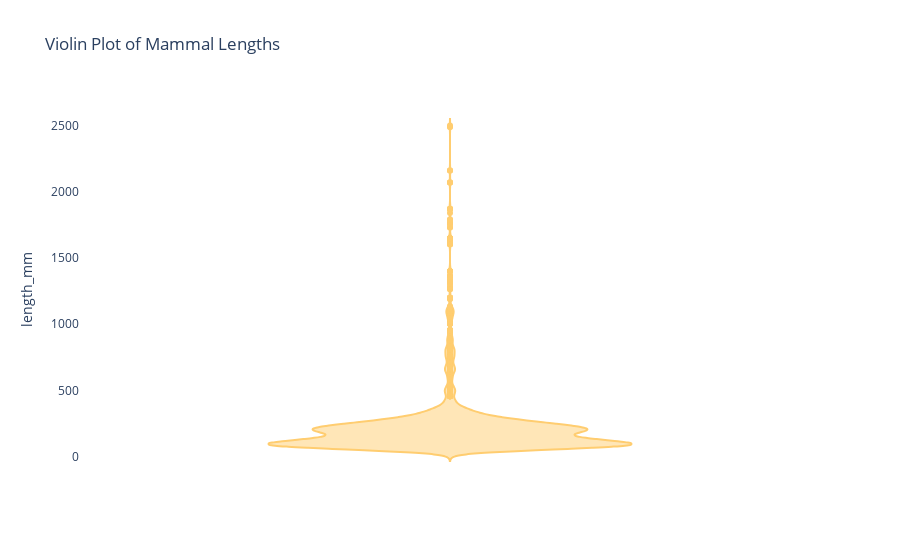

The cell this chart's notebook holds for it:
### Code cell
fig = px.violin(df, y="length_mm", hover_data=["title"], title="Violin Plot of Mammal Lengths", 
                color_discrete_sequence=["#FFCD70"])
fig.update_layout(
    plot_bgcolor='white',  # Set the plot background color to white
    paper_bgcolor='white'  # Set the background color around the plot to white
)
fig.show()

### Figure 1 — Plotly figure (JSON) as saved in the notebook; plotly's stock layout.template omitted (floating-point values rounded to 4 significant figures; data arrays with more than 128 entries replaced by an {"elided": "..."} marker saying what was removed)
{"data": [{"alignmentgroup": "True", "box": {"visible": false}, "customdata": {"elided": "7592x1 str values"}, "hovertemplate": "length_mm=%{y}<br>title=%{customdata[0]}<extra></extra>", "legendgroup": "", "marker": {"color": "#FFCD70"}, "name": "", "offsetgroup": "", "orientation": "v", "scalegroup": "True", "showlegend": false, "type": "violin", "x0": " ", "xaxis": "x", "y": {"elided": "7592 float values"}, "y0": " ", "yaxis": "y"}], "layout": {"legend": {"tracegroupgap": 0}, "paper_bgcolor": "white", "plot_bgcolor": "white", "title": {"text": "Violin Plot of Mammal Lengths"}, "violinmode": "group", "xaxis": {"anchor": "y", "domain": [0, 1]}, "yaxis": {"anchor": "x", "domain": [0, 1], "title": {"text": "length_mm"}}}}
